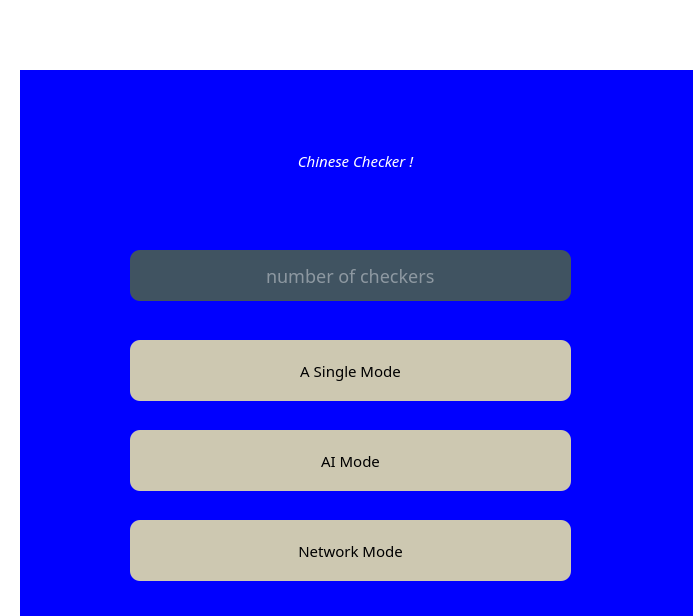
<?xml version="1.0" encoding="UTF-8"?>
<ui version="4.0">
 <class>Hello</class>
 <widget class="QWidget" name="Hello">
  <property name="geometry">
   <rect>
    <x>0</x>
    <y>0</y>
    <width>693</width>
    <height>616</height>
   </rect>
  </property>
  <property name="font">
   <font>
    <pointsize>-1</pointsize>
   </font>
  </property>
  <property name="windowTitle">
   <string>Form</string>
  </property>
  <property name="styleSheet">
   <string notr="true">*{
	background:rgb(255, 255, 255);
	font-size:15px;
	font-family:Century Gothic,sans-serif;
}
QFrame{
background: blue;
}
QFrame{
	border:sold 10px rgba(0,0,0);
	background-image: url(G:/2022 spring semester/programing 2/final_checker/pictureSource/pic1.jpg);
}
QLineEdit{
	color: #8d98a1;
	background-color:#405361;
}
QLineEdit{
	color: #8d98a1;
	background-color:#405361;
	font-size:18px;
	border-style:outset;
	border-radius:10px;
}
QPushButton{
	background:#CDC8B1;
	border-style:outset;
	border-radius:10px;
 
}
QPushButton:pressed{
	background-color:#CDCDC1;
	border-style:inset;
}
QCheckBox{
	background:rgba(85,170,225,0);
	color:white;
}
QLabel{
	background:rgba(85,170,225,0);
	color:white;
	font-style: italic bold;
	font size:50px;
}

</string>
  </property>
  <widget class="QFrame" name="frame">
   <property name="geometry">
    <rect>
     <x>20</x>
     <y>70</y>
     <width>691</width>
     <height>621</height>
    </rect>
   </property>
   <property name="frameShape">
    <enum>QFrame::StyledPanel</enum>
   </property>
   <property name="frameShadow">
    <enum>QFrame::Raised</enum>
   </property>
   <widget class="QLineEdit" name="lineEdit">
    <property name="geometry">
     <rect>
      <x>110</x>
      <y>180</y>
      <width>441</width>
      <height>51</height>
     </rect>
    </property>
    <property name="text">
     <string>number of checkers</string>
    </property>
    <property name="alignment">
     <set>Qt::AlignCenter</set>
    </property>
   </widget>
   <widget class="QPushButton" name="a_single_mode">
    <property name="geometry">
     <rect>
      <x>110</x>
      <y>270</y>
      <width>441</width>
      <height>61</height>
     </rect>
    </property>
    <property name="text">
     <string>A Single Mode</string>
    </property>
   </widget>
   <widget class="QPushButton" name="AI_mode">
    <property name="geometry">
     <rect>
      <x>110</x>
      <y>360</y>
      <width>441</width>
      <height>61</height>
     </rect>
    </property>
    <property name="text">
     <string>AI Mode</string>
    </property>
   </widget>
   <widget class="QPushButton" name="network_mode">
    <property name="geometry">
     <rect>
      <x>110</x>
      <y>450</y>
      <width>441</width>
      <height>61</height>
     </rect>
    </property>
    <property name="text">
     <string>Network Mode</string>
    </property>
   </widget>
   <widget class="QLabel" name="label">
    <property name="geometry">
     <rect>
      <x>50</x>
      <y>50</y>
      <width>571</width>
      <height>81</height>
     </rect>
    </property>
    <property name="font">
     <font>
      <pointsize>36</pointsize>
      <italic>false</italic>
      <bold>false</bold>
     </font>
    </property>
    <property name="styleSheet">
     <string notr="true">font: 36pt &quot;Century Gothic&quot;;</string>
    </property>
    <property name="text">
     <string>Chinese Checker !</string>
    </property>
    <property name="alignment">
     <set>Qt::AlignCenter</set>
    </property>
   </widget>
  </widget>
 </widget>
 <resources/>
 <connections/>
</ui>
